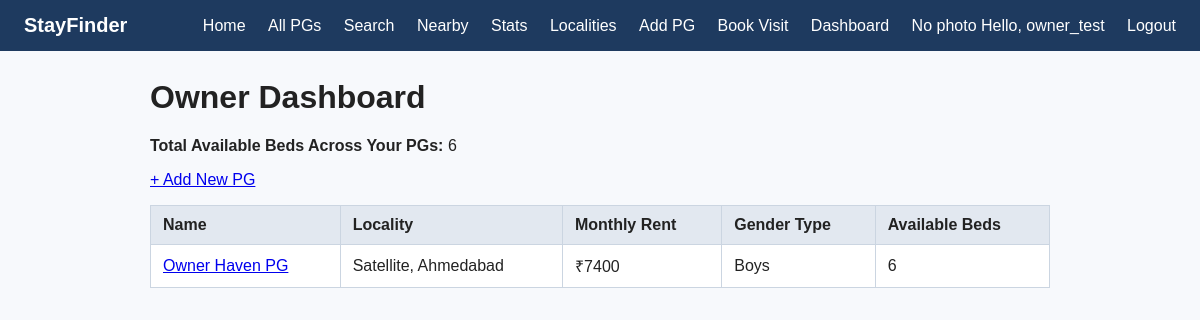
The app's page /members/dashboard/ (signed in) with its own data.
### listings/models.py (models this page shows, shortened)
class PG(models.Model):
    GENDER_CHOICES = [
        ('Boys', 'Boys'),
        ('Girls', 'Girls'),
        ('Any', 'Any'),
    ]
    name = models.CharField(max_length=80)
    locality = models.ForeignKey(Locality, on_delete=models.CASCADE)
    monthly_rent = models.PositiveIntegerField()
    gender_type = models.CharField(max_length=10, choices=GENDER_CHOICES)
    available_beds = models.PositiveSmallIntegerField()
    photo = models.ImageField(upload_to='pg_photos/', blank=True)
    latitude = models.FloatField(null=True, blank=True)
    longitude = models.FloatField(null=True, blank=True)
    owner = models.ForeignKey(
        settings.AUTH_USER_MODEL,
        null=True,
        blank=True,
        on_delete=models.SET_NULL,
    )

class Locality(models.Model):
    name = models.CharField(max_length=60)
    city = models.CharField(max_length=40)
    class Meta:
        verbose_name_plural = 'Localities'
    def __str__(self):
        return f'{self.name}, {self.city}'

### members/views.py (the view, shortened to what this page needs)
# urls.py: path('dashboard/', views.dashboard, name='dashboard'),
@login_required
def dashboard(request):
    if request.user.groups.filter(name='Owner').exists():
        my_pgs = PG.objects.filter(owner=request.user).select_related('locality')
        total_beds = my_pgs.aggregate(total=Sum('available_beds'))['total'] or 0
        return render(
            request,
            'members/owner_dashboard.html',
            {'pgs': my_pgs, 'total_beds': total_beds},
        )

### members/templates/members/owner_dashboard.html (shortened to what this page needs)
{% extends 'listings/base.html' %}
{% block content %}
<h1>Owner Dashboard</h1>
<p><strong>Total Available Beds Across Your PGs:</strong> {{ total_beds }}</p>
<p><a href="{% url 'add_pg' %}">+ Add New PG</a></p>
<table class="pg-table">
    <thead>
        <tr>
            <th>Name</th>
            <th>Locality</th>
            <th>Monthly Rent</th>
            <th>Gender Type</th>
            <th>Available Beds</th>
        </tr>
    </thead>
    <tbody>
        {% for pg in pgs %}
        <tr>
            <td><a href="{% url 'pg_detail' pg.pk %}">{{ pg.name }}</a></td>
            <td>{{ pg.locality }}</td>
            <td>₹{{ pg.monthly_rent }}</td>
            <td>{{ pg.gender_type }}</td>
            <td>{{ pg.available_beds }}</td>
        </tr>
        {% empty %}
        <tr>
            <td colspan="5">You have not added any PGs yet.</td>
        </tr>
        {% endfor %}
    </tbody>
</table>
{% endblock %}

### listings/templates/listings/base.html (shortened to what this page needs)
{% load static %}
<!DOCTYPE html>
<html lang="en">
<head>
    <link rel="stylesheet" href="{% static 'listings/css/style.css' %}">
</head>
<body>
    <nav class="navbar">
        <span class="brand">StayFinder</span>
        <div class="nav-links">
            <a href="{% url 'home' %}">Home</a>
            <a href="{% url 'pg_list' %}">All PGs</a>
            <a href="{% url 'pg_search' %}">Search</a>
            <a href="{% url 'nearby_pgs' %}">Nearby</a>
            <a href="{% url 'pg_stats' %}">Stats</a>
            <a href="{% url 'locality_overview' %}">Localities</a>
            <a href="{% url 'add_pg' %}">Add PG</a>
            <a href="{% url 'visit_request' %}">Book Visit</a>
            {% if user.is_authenticated %}
                <a href="{% url 'dashboard' %}">Dashboard</a>
                <a href="{% url 'profile_edit' %}">
                    {% if user.profile.photo %}
                        <img src="{{ user.profile.photo.url }}" alt="{{ user.username }}" width="28" height="28" style="border-radius: 50%; vertical-align: middle; object-fit: cover;">
                    {% else %}
                        <span>No photo</span>
                    {% endif %}
                    Hello, {{ user.username }}
                </a>
                <a href="{% url 'logout' %}">Logout</a>
            {% else %}
                <a href="{% url 'login' %}">Login</a>
                <a href="{% url 'signup' %}">Sign up</a>
            {% endif %}
        </div>
    </nav>
    <main class="container">
        {% block content %}{% endblock %}
    </main>
</body>
</html>

### listings/static/listings/css/style.css (style rules this page uses)
body { font-family: Arial, sans-serif; margin: 0; background-color: #f7f9fc; color: #222; }
.navbar { background-color: #1e3a5f; color: #ffffff; padding: 14px 24px; display: flex; justify-content: space-between; align-items: center; }
.navbar .brand { font-size: 1.25rem; font-weight: bold; }
.navbar .nav-links a { color: #ffffff; text-decoration: none; margin-left: 18px; }
.container { max-width: 900px; margin: 28px auto; padding: 0 16px; }
.pg-table { width: 100%; border-collapse: collapse; background-color: #ffffff; }
.pg-table th, .pg-table td { border: 1px solid #cbd5e1; padding: 10px 12px; text-align: left; }
.pg-table th { background-color: #e2e8f0; }

### records on screen
PG: name "Owner Haven PG", locality "Satellite, Ahmedabad", monthly_rent "7400", gender_type "Boys", available_beds "6"

### other values on screen
{{ user.username }} "owner_test"
{{ total_beds }} "6"
